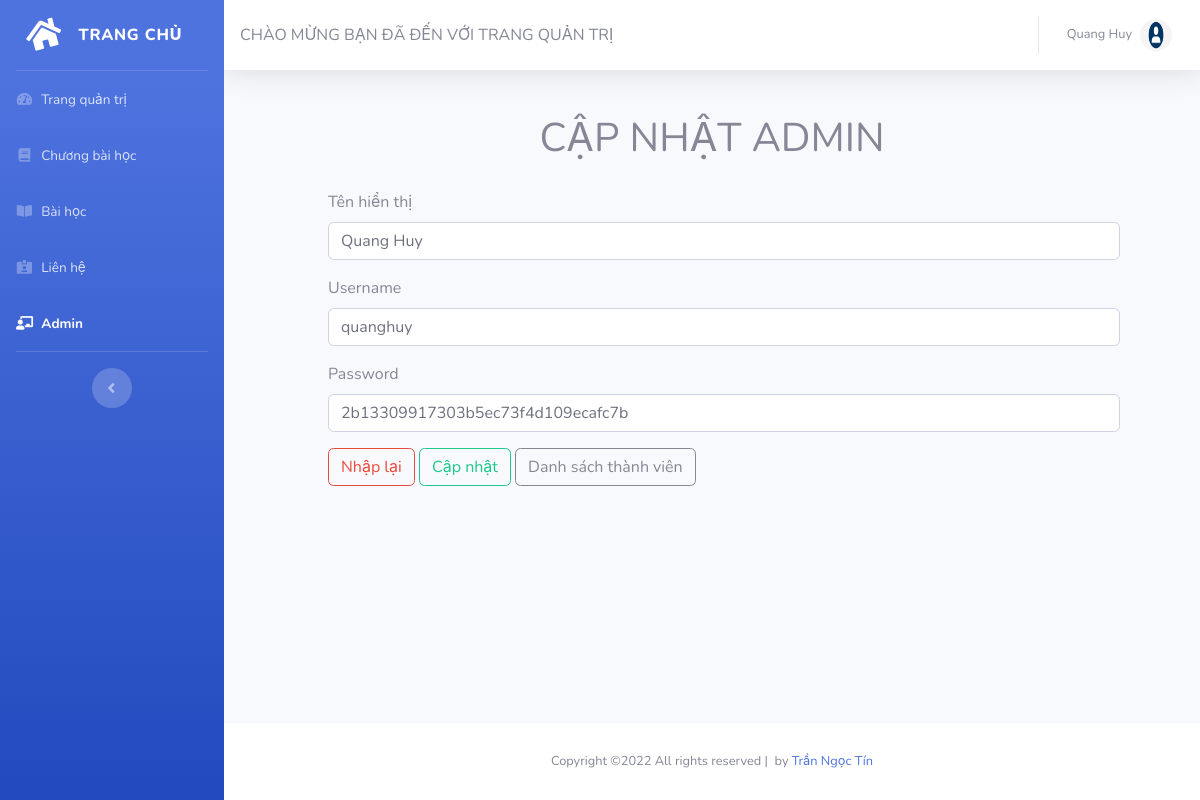
/admin/index.php?ql=admin/sua&id=11 (signed in), run on the app's committed database.
### tables this page shows
CREATE TABLE `tbl_nguoidung` (
  `id` int(11) NOT NULL,
  `username` varchar(256) NOT NULL,
  `password` varchar(256) NOT NULL,
  `tenhienthi` varchar(256) NOT NULL
);

### admin/admin/sua.php (the view, shortened to what this page needs)
<?php
    $id = $_GET['id'];
    $sql = "SELECT * FROM tbl_nguoidung as t1  WHERE t1.id = $id";
    $query = $con->query($sql);
    $row = $query->fetch_assoc();
?>
<div>
    <h1 style="text-align: center;padding-top: 20px;">CẬP NHẬT ADMIN</h1>
    <div class="container-fluid mt--7">
        <div class="col-xl-12 order-xl-1">
            <div class="card-body">
                <form method="POST" enctype="multipart/form-data">
                    <div class="pl-lg-4">
                        <div class="form-group focused">
                            <label class="form-control-label">Tên hiển thị</label>
                            <input type="text" name="tenhienthi" class="form-control form-control-alternative" placeholder="Tên hiển thị" value="<?php echo $row['tenhienthi'] ?>">
                        </div>
                        <div class="form-group focused">
                            <label class="form-control-label">Username</label>
                            <input type="text" name="username" class="form-control form-control-alternative" placeholder="Username" value="<?php echo $row['username'] ?>">
                        </div>
                        <div class="form-group focused">
                            <label class="form-control-label">Password</label>
                            <input type="text" name="password" class="form-control form-control-alternative" placeholder="Password" value="<?php echo md5($row['password']) ?>">
                        </div>
                        <input type="reset" value="Nhập lại" class="btn btn-outline-danger">
                        <input type="submit" name="sua" value="Cập nhật"  class="btn btn-outline-success">
                        <a href="?ql=admin/ds" class="btn btn-outline-secondary">Danh sách thành viên</a>
                    </div>
                </form>
            </div>
        </div>
    </div>
</div>

### data on the page
tbl_nguoidung: tenhienthi "Quang Huy", username "quanghuy", password "2b13309917303b5ec73f4d109ecafc7b"

### other printed values
$_SESSION['tk']['tenhienthi'] "Quang Huy"
